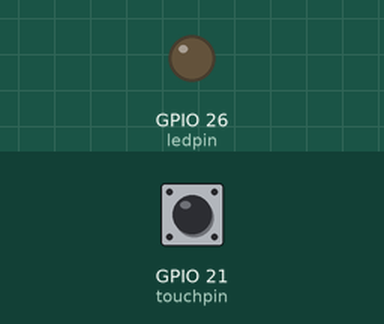
This program was run on a simulated Raspberry Pi (BCM pin numbers). Shown: output pins drawn as LEDs (lit = HIGH). Inputs (shaded band) come from the test bench; at power-on: GPIO 21 (touchpin) LOW.

Above: at 1.2 s.
1.3 s: GPIO 21 (touchpin) pulled HIGH for 0.15 s
At 1.45 s:
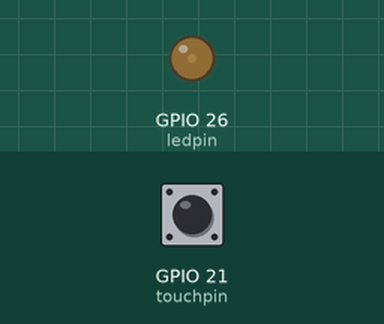
3.1 s: GPIO 21 (touchpin) pulled HIGH for 1 s
At 3.45 s:
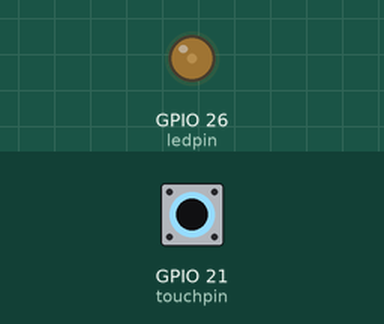
6.1 s: GPIO 21 (touchpin) pulled HIGH for 3.2 s
At 8.5 s:
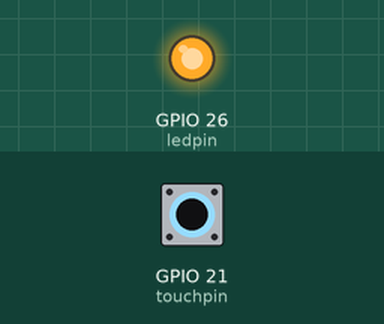
Timing chart, 0 to 12.7 s (numbered marks = the images above; inputs shaded):
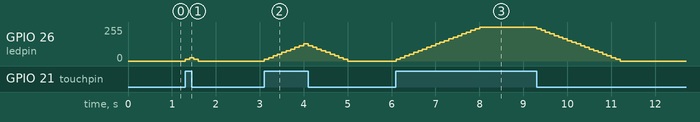

Measured:
- after the input at 1.3 s, GPIO 26 (ledpin): 0/255 → 13/255 at once, → 26/255 0.10 s later, → 13/255 0.10 s later, → 0/255 0.10 s later
- after the input at 3.1 s, GPIO 26 (ledpin): rises from 0/255 to 128/255 in 0.90 s, then falls to 0/255 in 1.0 s
- after the input at 6.1 s, GPIO 26 (ledpin): rises from 0/255 to 255/255 in 1.9 s, then falls to 0/255 in 3.2 s

The program:

touchsenser1.py
```python
import RPi.GPIO as gpio
import time

touchpin = 21
ledpin = 26
gpio.setmode(gpio.BCM)
gpio.setup(touchpin,gpio.IN)
gpio.setup(ledpin,gpio.OUT)
led = gpio.PWM(ledpin,50)
led.start(0)

try:
    n = 0

    while True:
        input_value = gpio.input(touchpin)
        if input_value == True:
            n+=5
            if n>100:
                n=100
        else:
            n-=5
            if n<0:
                n=0
        led.ChangeDutyCycle(n)
        time.sleep(0.1)

except KeyboardInterrupt:
        gpio.cleanup()
                
```
